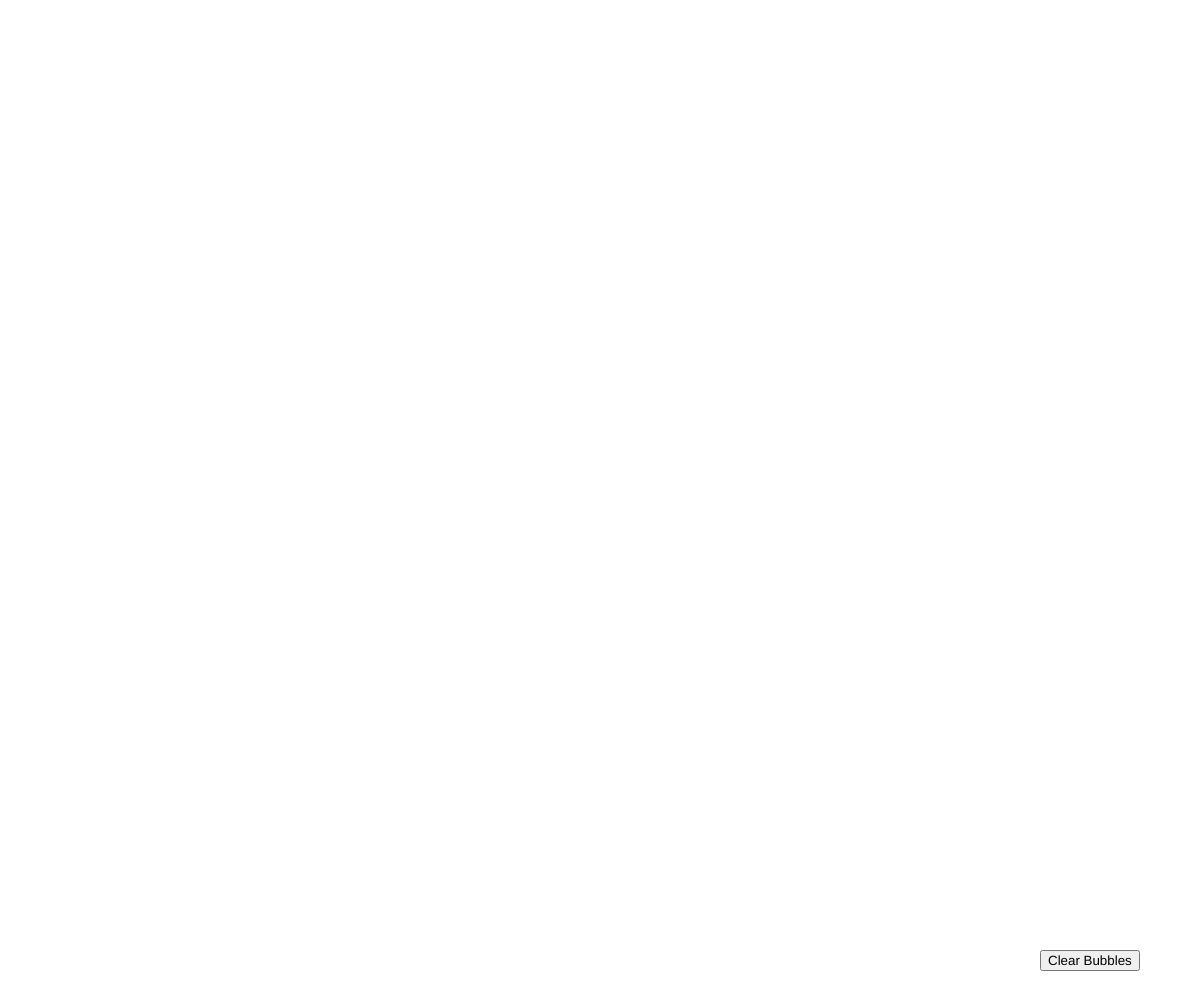
Frame 1 (no input)
Frame 60 (no input): identical to frame 1, image omitted
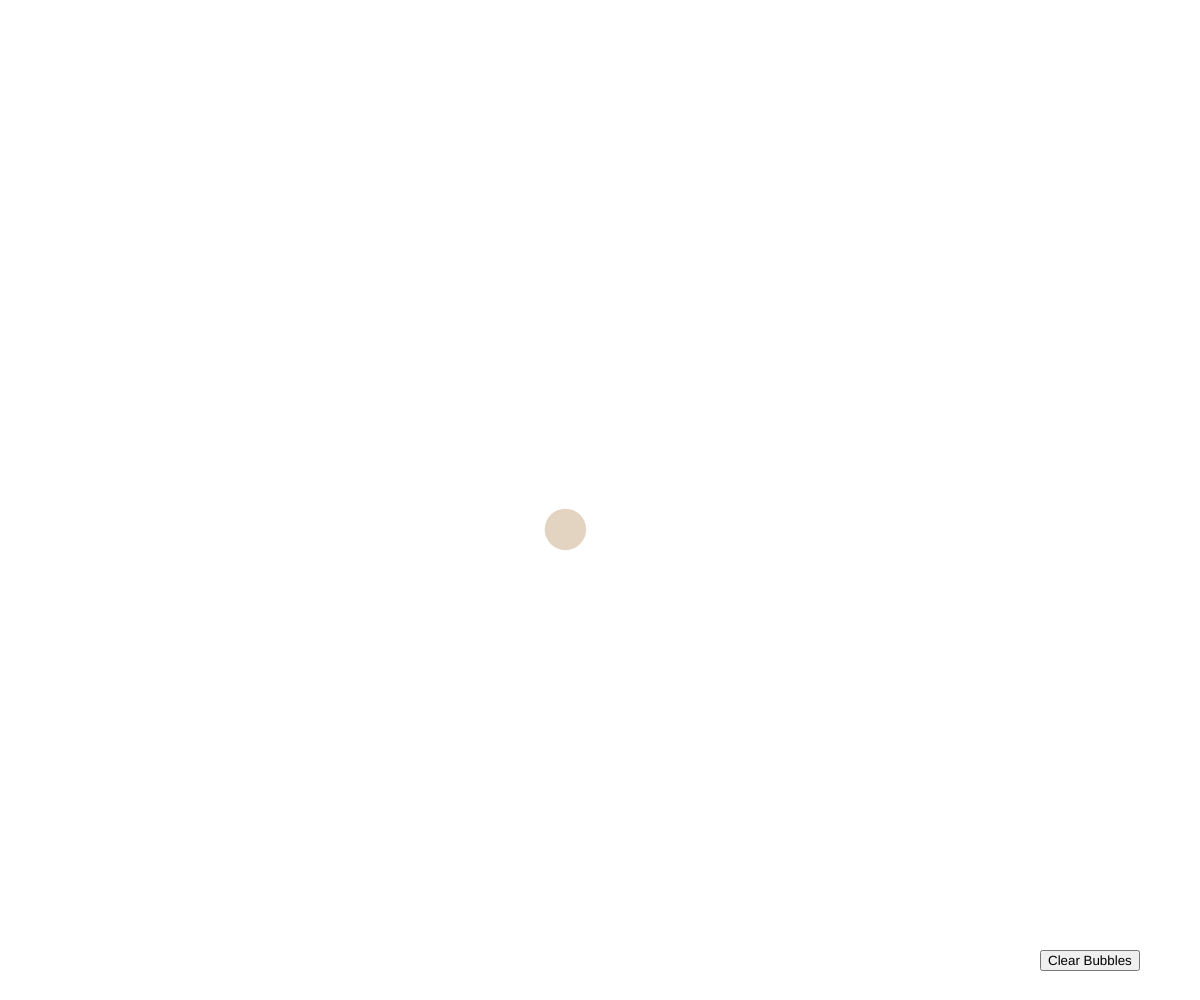
Frame 120 (the mouse pressed at the canvas centre since frame 60)

The p5.js sketch that drew these frames (run headless with seeded random() and noise() and a simulated clock; from frame 60 on, the mouse is pressed at the canvas centre):

// p5.js sketch
// ── sketch.js
// 010: BUTTONS AND BUBBLES
// an extension of 009, using a button to clear the bubbles
// adding a moving ball each time the mouse is pressed

// steps:
// first get button working X
// figure out how to not have any balls be added when the button is pressed

var balls = [];	// declare array

var button;
var buttonWidth = 100;
var buttonHeight = 50;
var buttonSpacer = 60;

var buttonXpos;
var buttonYpos;

var buttonOn = false;

function setup() {
  createCanvas(windowWidth, windowHeight);

  // create button
  button = createButton('Clear Bubbles');

  //draw button
  buttonXpos = (windowWidth-buttonSpacer-buttonWidth);
  buttonYpos = (windowHeight-buttonHeight);
  button.position(buttonXpos, buttonYpos);

  // intialize balls
  for (var i = 0; i < 0; i++) {
  	balls.push(new Ball(50,50));
  }

}

function draw() {
	background(255);

  	//create balls
	for (var i = 0; i < balls.length; i++) {
    	balls[i].display();	
    	balls[i].move();
  	}


}

function mousePressed() {
	// check to see if the mouse if over the button or not
	// if it is, don't create a ball
	if ((mouseX > buttonXpos) && (mouseX < (buttonXpos+buttonWidth)) && (mouseY > buttonYpos) && (mouseY < (buttonYpos+buttonHeight))) {
		ellipse(20,20,20,20);
		removeBalls();
	} else {
		balls.push(new Ball(mouseX, mouseY));
	}
}

function removeBalls() {
	// remove all balls
	for (var i = 0; i < balls.length; i++) {
  		balls.splice(i);
  	}
}



// Ball Class
function Ball(_xPos, _yPos) {
	this.r = mouseX/3;	// R value
	this.g = mouseY/3;	// G value
	this.b = 132;	// constant
	this.a = (255/2);	// constant alpha value
	this.rad = random(20,50);	// randomly sized radius of balls
	this.xPos = _xPos;	// starting x position of ball
	this.yPos = _yPos;	// starting y position of ball
	this.xSpeed = random(-1,1);	// random x-axis movement
	this.ySpeed = random(-1,1);	// random y-axis movement

	// move the ball
	this.move = function() {
		this.xPos = this.xPos + this.xSpeed;	// move the ball along the x axis
		this.yPos = this.yPos + this.ySpeed;	// move the ball along the y axis

		// reverse x direction if the ball hits the edge
		if (this.xPos < 0 || this.xPos > windowWidth) {
			this.xSpeed *= -1;
		}

		// reverse the y direction if the ball hits the edge
		if (this.yPos < 0 || this.yPos > windowHeight) {
			this.ySpeed *= -1
		}
	}

	// draw the ball
	this.display = function() {
		noStroke();
		fill(this.r, this.g, this.b, this.a);
		ellipse(this.xPos, this.yPos, this.rad, this.rad);
	}
}
